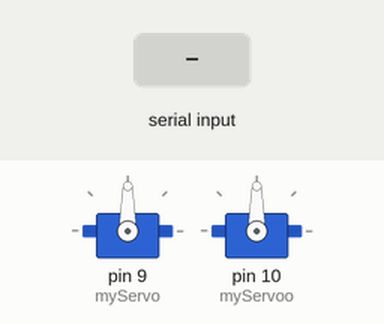
The sketch below on a simulated Arduino Uno, built with avr-gcc and run on an emulated ATmega328P. Shown: 2 × servo. The test bench sets the inputs (shaded band).

Above: at 1.2 s.
1.3 s: "A" received over Serial
At 2.2 s:
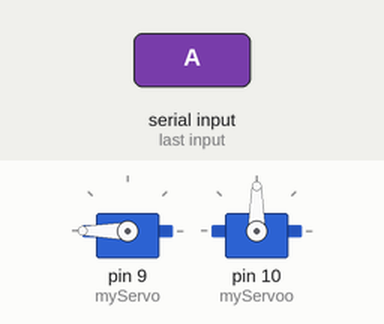
2.9 s: "Z" received over Serial
At 3.7 s:
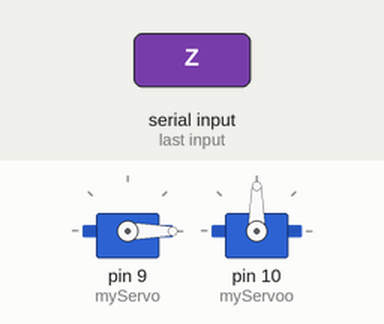
4.4 s: "C" received over Serial
At 5.7 s:
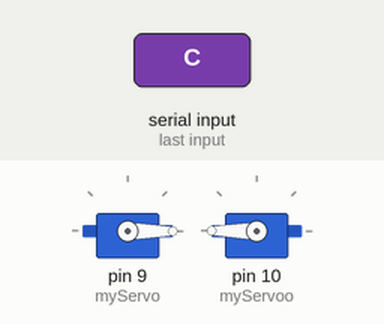
6.0 s: "B" received over Serial
At 7.3 s:
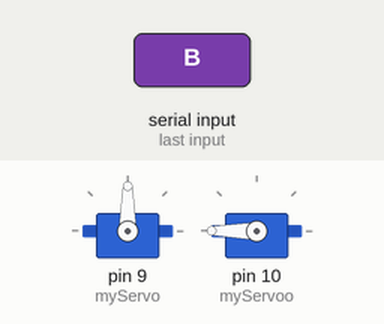
Timing chart, 0 to 8.5 s (numbered marks = the images above; inputs shaded):
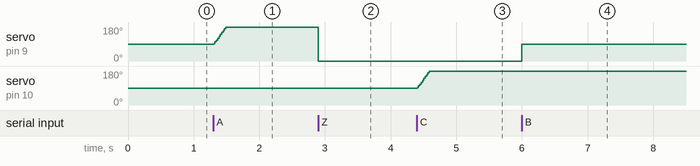

The sketch:

servo_blutooth_control.ino
```cpp
#include <Servo.h>
Servo myServo;
Servo myServoo;
int pos = 0;
int data;
void setup() {
  Serial.begin(9600);
  myServo.attach(9);
  myServoo.attach(10);
}
void loop() {

  if (Serial.available()) {

    data = Serial.read();

    if (data == 'A') {

      for (pos = 90; pos <= 180; pos += 1) {
        myServo.write(pos);
        delay(2);
      }
    }
    if (data == 'B') {
      for (pos = 90; pos >= 30; pos == 1) {
        myServo.write(pos);
        delay(2);
      }
    }
    if (data == 'Z') {
      for (pos = 0; pos <= 0; pos += 1) {
        myServo.write(pos);
        delay(2);
      }
    }
    if (data == 'C') {
      for (pos = 90; pos <= 180; pos += 1) {
        myServoo.write(pos);
        delay(2);
      }
    }
    if (data == 'D') {
      for (pos = 90; pos >= 30; pos == 1) {
        myServoo.write(pos);
        delay(2);
      }
    }
    if (data == 'z') {
      for (pos = 0; pos <= 0; pos += 1) {
        myServoo.write(pos);
        delay(2);
      }
    }
  }
}
```

Measured:
- after the input at 1.3 s, servo on pin 9 (myServo): moves from 90° to 180° over 0.18 s, starting at once
- after the input at 2.9 s, servo on pin 9 (myServo): 180° → 0° at once
- after the input at 4.4 s, servo on pin 10 (myServoo): moves from 90° to 180° over 0.18 s, starting at once
- after the input at 6.0 s, servo on pin 9 (myServo): 0° → 90° at once
